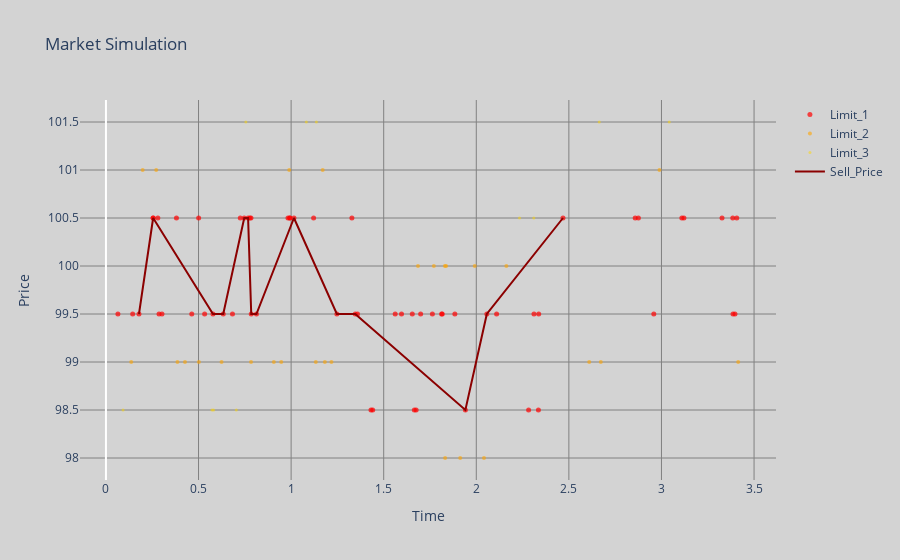

Write notebook code for a chart like this one.
### Code cell
qr.Run_QR_simulated(100, False)
